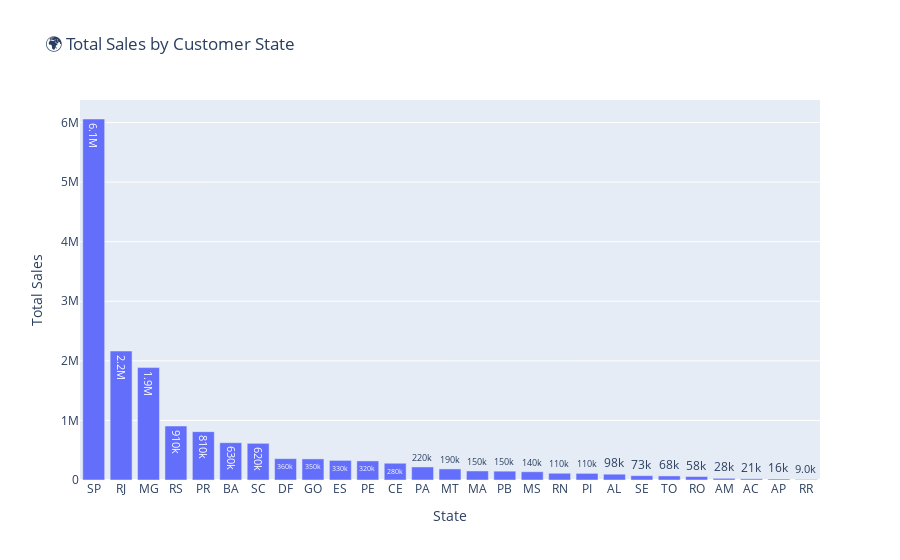

Notebook code for this chart:
### Markdown cell above
##### 12. State-level Sales Performance

### Code cell
state_sales = df.groupby('customer_state')['total_value'].sum().reset_index().sort_values('total_value', ascending=False)

fig = px.bar(state_sales, x='customer_state', y='total_value',
             title='🌍 Total Sales by Customer State',
             text_auto='.2s')
fig.update_layout(xaxis_title="State", yaxis_title="Total Sales")
fig.show()

### Figure 1 — Plotly figure (JSON) as saved in the notebook; plotly's stock layout.template omitted (floating-point values rounded to 4 significant figures)
{"data": [{"hovertemplate": "customer_state=%{x}<br>total_value=%{y}<extra></extra>", "legendgroup": "", "marker": {"color": "#636efa", "pattern": {"shape": ""}}, "name": "", "orientation": "v", "showlegend": false, "textposition": "auto", "texttemplate": "%{y:.2s}", "type": "bar", "x": ["SP", "RJ", "MG", "RS", "PR", "BA", "SC", "DF", "GO", "ES", "PE", "CE", "PA", "MT", "MA", "PB", "MS", "RN", "PI", "AL", "SE", "TO", "RO", "AM", "AC", "AP", "RR"], "xaxis": "x", "y": [6059000.0, 2164000.0, 1887000.0, 906200.0, 811300.0, 625500.0, 615700.0, 358500.0, 354100.0, 328700.0, 320300.0, 281000.0, 218900.0, 185700.0, 151700.0, 148200.0, 138500.0, 113500.0, 111600.0, 97590.0, 72690.0, 68360.0, 58090.0, 28300.0, 20770.0, 16400.0, 9040.0], "yaxis": "y"}], "layout": {"barmode": "relative", "legend": {"tracegroupgap": 0}, "title": {"text": "🌍 Total Sales by Customer State"}, "xaxis": {"anchor": "y", "domain": [0, 1], "title": {"text": "State"}}, "yaxis": {"anchor": "x", "domain": [0, 1], "title": {"text": "Total Sales"}}}}
